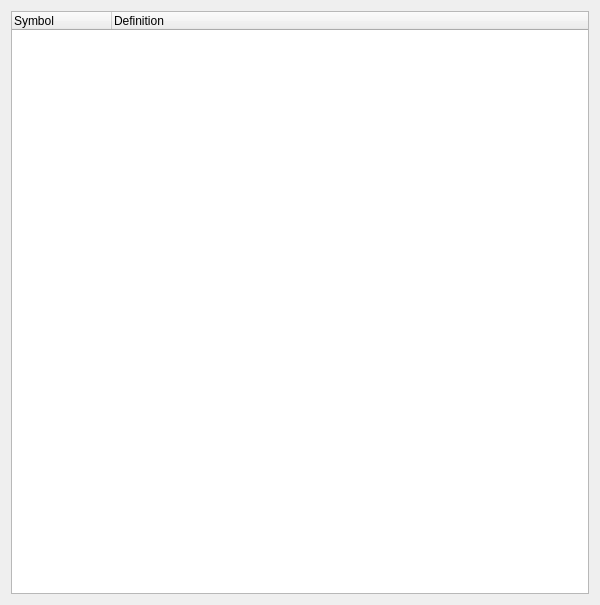
<?xml version="1.0" encoding="UTF-8"?>
<ui version="4.0">
 <class>RegexReferenceWindowBA</class>
 <widget class="QMainWindow" name="RegexReferenceWindowBA">
  <property name="geometry">
   <rect>
    <x>0</x>
    <y>0</y>
    <width>600</width>
    <height>605</height>
   </rect>
  </property>
  <property name="windowTitle">
   <string>Kang - Regex Reference Guide</string>
  </property>
  <widget class="QWidget" name="widget">
   <layout class="QGridLayout">
    <item row="0" column="0">
     <widget class="QTreeWidget" name="referenceTreeWidget">
      <property name="sizePolicy">
       <sizepolicy hsizetype="Preferred" vsizetype="Preferred">
        <horstretch>0</horstretch>
        <verstretch>0</verstretch>
       </sizepolicy>
      </property>
      <property name="frameShape">
       <enum>QFrame::StyledPanel</enum>
      </property>
      <property name="frameShadow">
       <enum>QFrame::Sunken</enum>
      </property>
      <column>
       <property name="text">
        <string>Symbol</string>
       </property>
      </column>
      <column>
       <property name="text">
        <string>Definition</string>
       </property>
      </column>
     </widget>
    </item>
   </layout>
  </widget>
  <action name="fileExitAction">
   <property name="text">
    <string>E&amp;xit</string>
   </property>
   <property name="iconText">
    <string>Exit</string>
   </property>
   <property name="shortcut">
    <string/>
   </property>
   <property name="name" stdset="0">
    <cstring>fileExitAction</cstring>
   </property>
  </action>
  <action name="editPasteAction">
   <property name="text">
    <string>&amp;Paste</string>
   </property>
   <property name="iconText">
    <string>Paste</string>
   </property>
   <property name="toolTip">
    <string>Paste selection into Kang</string>
   </property>
   <property name="shortcut">
    <string>Ctrl+V</string>
   </property>
   <property name="name" stdset="0">
    <cstring>editPasteAction</cstring>
   </property>
  </action>
  <action name="helpAction">
   <property name="text">
    <string>&amp;Help</string>
   </property>
   <property name="iconText">
    <string>Help</string>
   </property>
   <property name="name" stdset="0">
    <cstring>helpAction</cstring>
   </property>
  </action>
  <action name="helpPythonAction">
   <property name="text">
    <string>&amp;Python Regex Help</string>
   </property>
   <property name="iconText">
    <string>Python Regex Help</string>
   </property>
   <property name="name" stdset="0">
    <cstring>helpPythonAction</cstring>
   </property>
  </action>
 </widget>
 <layoutdefault spacing="6" margin="11"/>
 <resources/>
 <connections>
  <connection>
   <sender>referenceTreeWidget</sender>
   <signal>doubleClicked(QModelIndex)</signal>
   <receiver>RegexReferenceWindowBA</receiver>
   <slot>editPaste()</slot>
   <hints>
    <hint type="sourcelabel">
     <x>299</x>
     <y>335</y>
    </hint>
    <hint type="destinationlabel">
     <x>299</x>
     <y>302</y>
    </hint>
   </hints>
  </connection>
 </connections>
 <slots>
  <slot>editPaste()</slot>
 </slots>
</ui>
